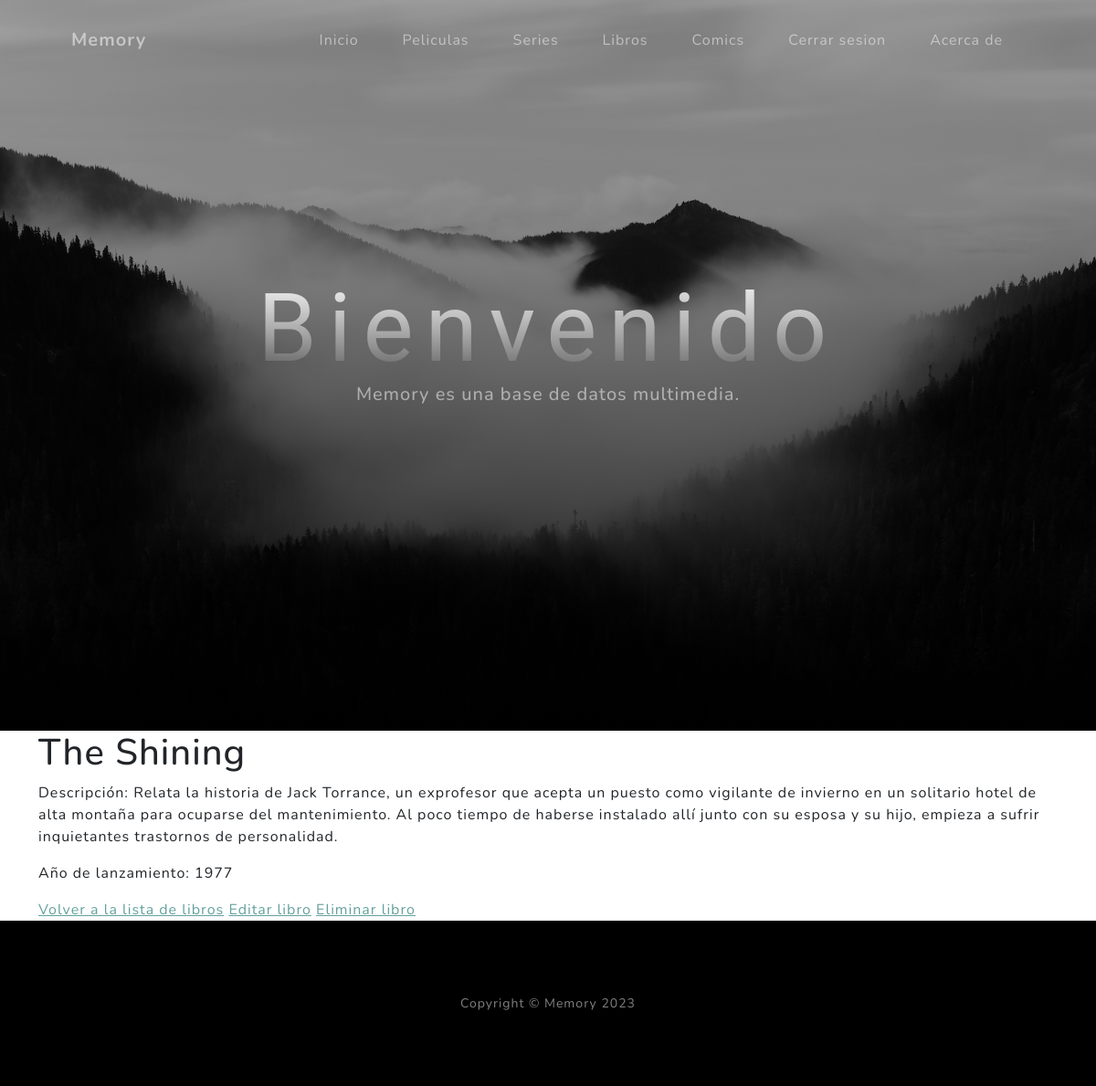
Screenshot of /books/1/ (signed in) with the database file from the repository.
### core/models.py (models this page shows, shortened)
class Book(models.Model):
    title = models.CharField(max_length=200)
    description = models.TextField()
    release_year = models.IntegerField()

### core/views.py (the view)
# urls.py: path('books/<int:pk>/', views.book_detail, name='book_detail'),
@login_required
def book_detail(request, pk):
    book = get_object_or_404(Book, pk=pk)
    return render(request, 'core/book_detail.html', {'book': book})

### core/templates/core/book_detail.html (shortened to what this page needs)
{% extends 'core/base.html' %}
{% block content %}
    <h1>{{ book.title }}</h1>
    <p>Descripción: {{ book.description }}</p>
    <p>Año de lanzamiento: {{ book.release_year }}</p>
    <a href="{% url 'book_list' %}">Volver a la lista de libros</a>
    <a href="{% url 'book_update' pk=book.pk %}">Editar libro</a>
    <a href="{% url 'book_delete' pk=book.pk %}">Eliminar libro</a>
{% endblock %}

### rows the page displays
Book: title "The Shining", description "Relata la historia de Jack Torrance, un exprofesor que acepta un puesto como vigilante de invierno en un solitario hotel de alta montaña para ocuparse del mantenimiento. Al poco tiempo de haberse instalado allí junto con su esposa y su hijo, empieza a sufrir inquietantes trastornos de personalidad.", release_year "1977"
